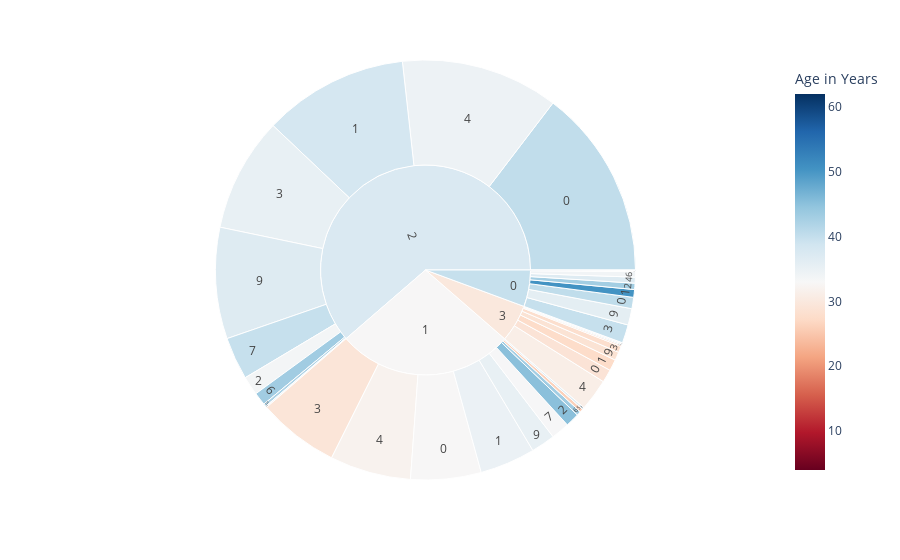

The cell this chart's notebook holds for it:
### Markdown cell above
### Univariate Analysis
Begin by examining the distribution of key variables, particularly the target variable if it’s defined, and other significant predictors.

### Code cell
import plotly.express as px




fig = px.sunburst(
    data, 
    path=['Personal Status and Sex', 'Purpose'], 
    values='Credit Amount',
    color='Age in Years',
    hover_data=['Credit History', 'Duration in Months', 'Risk'],  # Agregar columnas de interés aquí
    color_continuous_scale='RdBu',
    color_continuous_midpoint=data['Age in Years'].median()
)
fig.show()

### Figure 1 — Plotly figure (JSON) as saved in the notebook; plotly's stock layout.template omitted (floating-point values rounded to 4 significant figures; data arrays with more than 128 entries replaced by an {"elided": "..."} marker saying what was removed)
{"data": [{"branchvalues": "total", "customdata": {"elided": "42x4 mixed values"}, "domain": {"x": [0, 1], "y": [0, 1]}, "hovertemplate": "labels=%{label}<br>Credit Amount=%{value}<br>parent=%{parent}<br>id=%{id}<br>Credit History=%{customdata[0]}<br>Duration in Months=%{customdata[1]}<br>Risk=%{customdata[2]}<br>Age in Years=%{color}<extra></extra>", "ids": ["0/0", "1/0", "2/0", "3/0", "0/1", "1/1", "2/1", "3/1", "0/2", "1/2", "2/2", "0/3", "1/3", "2/3", "3/3", "0/4", "1/4", "2/4", "3/4", "0/5", "1/5", "2/5", "3/5", "0/6", "1/6", "2/6", "3/6", "0/7", "1/7", "2/7", "3/7", "1/8", "2/8", "3/8", "0/9", "1/9", "2/9", "3/9", "0", "1", "2", "3"], "labels": ["0", "0", "0", "0", "1", "1", "1", "1", "2", "2", "2", "3", "3", "3", "3", "4", "4", "4", "4", "5", "5", "5", "5", "6", "6", "6", "6", "7", "7", "7", "7", "8", "8", "8", "9", "9", "9", "9", "0", "1", "2", "3"], "marker": {"coloraxis": "coloraxis", "colors": [40.33, 32.85, 40.29, 28.96, 50.39, 34.8, 38.12, 27.61, 43, 45.14, 33.65, 39.78, 29.22, 35.29, 28.04, 36.86, 31.92, 34.48, 31.08, 62, 26.16, 42.02, 47, 33.85, 43.1, 43.26, 44.71, 33, 33.21, 39.8, 27, 36.55, 34.37, 27.32, 35.93, 35.33, 36.85, 28.81, 39.79, 32.86, 37.41, 29.85]}, "name": "", "parents": ["0", "1", "2", "3", "0", "1", "2", "3", "0", "1", "2", "0", "1", "2", "3", "0", "1", "2", "3", "0", "1", "2", "3", "0", "1", "2", "3", "0", "1", "2", "3", "1", "2", "3", "0", "1", "2", "3", "", "", "", ""], "type": "sunburst", "values": [28438, 177209, 478460, 32641, 19602, 139545, 365526, 28460, 15857, 34961, 47694, 46231, 205330, 287799, 15765, 14967, 204044, 396851, 80681, 1338, 8459, 6962, 1217, 14056, 10632, 32704, 2626, 2319, 45944, 107046, 3711, 5273, 3402, 2178, 41427, 60713, 280279, 20911, 184235, 892110, 2006723, 188190]}], "layout": {"coloraxis": {"cmid": 33, "colorbar": {"title": {"text": "Age in Years"}}, "colorscale": [[0, "rgb(103,0,31)"], [0.1, "rgb(178,24,43)"], [0.2, "rgb(214,96,77)"], [0.3, "rgb(244,165,130)"], [0.4, "rgb(253,219,199)"], [0.5, "rgb(247,247,247)"], [0.6, "rgb(209,229,240)"], [0.7, "rgb(146,197,222)"], [0.8, "rgb(67,147,195)"], [0.9, "rgb(33,102,172)"], [1, "rgb(5,48,97)"]]}, "legend": {"tracegroupgap": 0}, "margin": {"t": 60}}}
